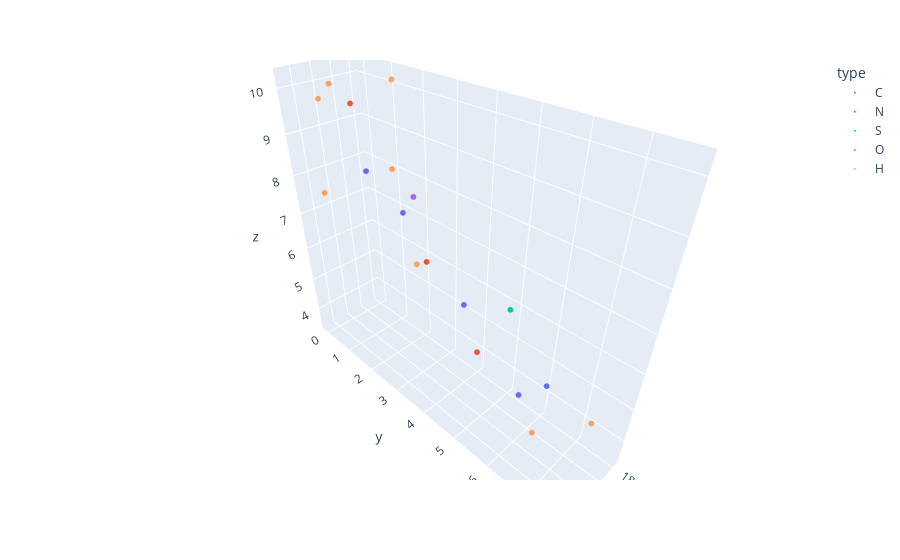

Notebook source saved alongside this figure:
### Code cell
# Protein 6fhq
import plotly.express as px

fig = px.scatter_3d(ligand["ATOM"], x='x', y='y', z='z', color='type')
fig.update_traces(marker_size = 2)

fig.show()

### Figure 1 — Plotly figure (JSON) as saved in the notebook; plotly's stock layout.template omitted (floating-point values rounded to 4 significant figures)
{"data": [{"hovertemplate": "type=C<br>x=%{x}<br>y=%{y}<br>z=%{z}<extra></extra>", "legendgroup": "C", "marker": {"color": "#636efa", "size": 2, "symbol": "circle"}, "mode": "markers", "name": "C", "scene": "scene", "showlegend": true, "type": "scatter3d", "x": [19.58, 19.35, 19.28, 19.25, 19.5], "y": [2.654, 1.152, 4.189, 5.832, 6.605], "z": [7.864, 8.26, 6.084, 4.505, 5.585]}, {"hovertemplate": "type=N<br>x=%{x}<br>y=%{y}<br>z=%{z}<extra></extra>", "legendgroup": "N", "marker": {"color": "#EF553B", "size": 2, "symbol": "circle"}, "mode": "markers", "name": "N", "scene": "scene", "showlegend": true, "type": "scatter3d", "x": [19.15, 19.2, 19.41], "y": [4.503, 2.932, 0.913], "z": [4.788, 6.566, 9.741]}, {"hovertemplate": "type=S<br>x=%{x}<br>y=%{y}<br>z=%{z}<extra></extra>", "legendgroup": "S", "marker": {"color": "#00cc96", "size": 2, "symbol": "circle"}, "mode": "markers", "name": "S", "scene": "scene", "showlegend": true, "type": "scatter3d", "x": [19.55], "y": [5.63], "z": [6.95]}, {"hovertemplate": "type=O<br>x=%{x}<br>y=%{y}<br>z=%{z}<extra></extra>", "legendgroup": "O", "marker": {"color": "#ab63fa", "size": 2, "symbol": "circle"}, "mode": "markers", "name": "O", "scene": "scene", "showlegend": true, "type": "scatter3d", "x": [19.99], "y": [3.496], "z": [8.689]}, {"hovertemplate": "type=H<br>x=%{x}<br>y=%{y}<br>z=%{z}<extra></extra>", "legendgroup": "H", "marker": {"color": "#FFA15A", "size": 2, "symbol": "circle"}, "mode": "markers", "name": "H", "scene": "scene", "showlegend": true, "type": "scatter3d", "x": [20.13, 18.36, 18.87, 19.26, 18.7, 20.32, 19.15, 19.63], "y": [0.544, 0.8382, 2.196, -0.0657, 1.457, 1.187, 6.234, 7.685], "z": [7.776, 7.896, 5.978, 9.93, 10.2, 10.09, 3.498, 5.573]}], "layout": {"legend": {"title": {"text": "type"}, "tracegroupgap": 0}, "margin": {"t": 60}, "scene": {"domain": {"x": [0, 1], "y": [0, 1]}, "xaxis": {"title": {"text": "x"}}, "yaxis": {"title": {"text": "y"}}, "zaxis": {"title": {"text": "z"}}}}}
